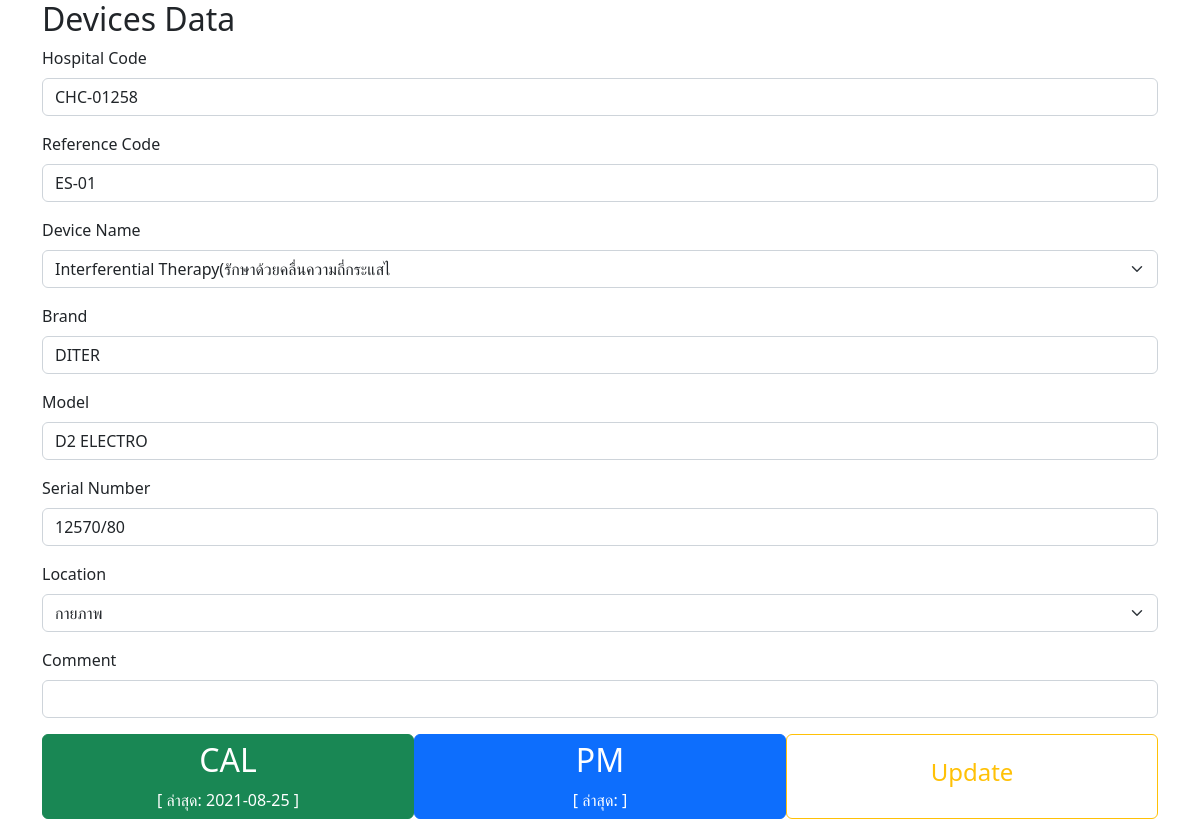
The page /device.php?id=CHC-01258 on the database as committed earlier.
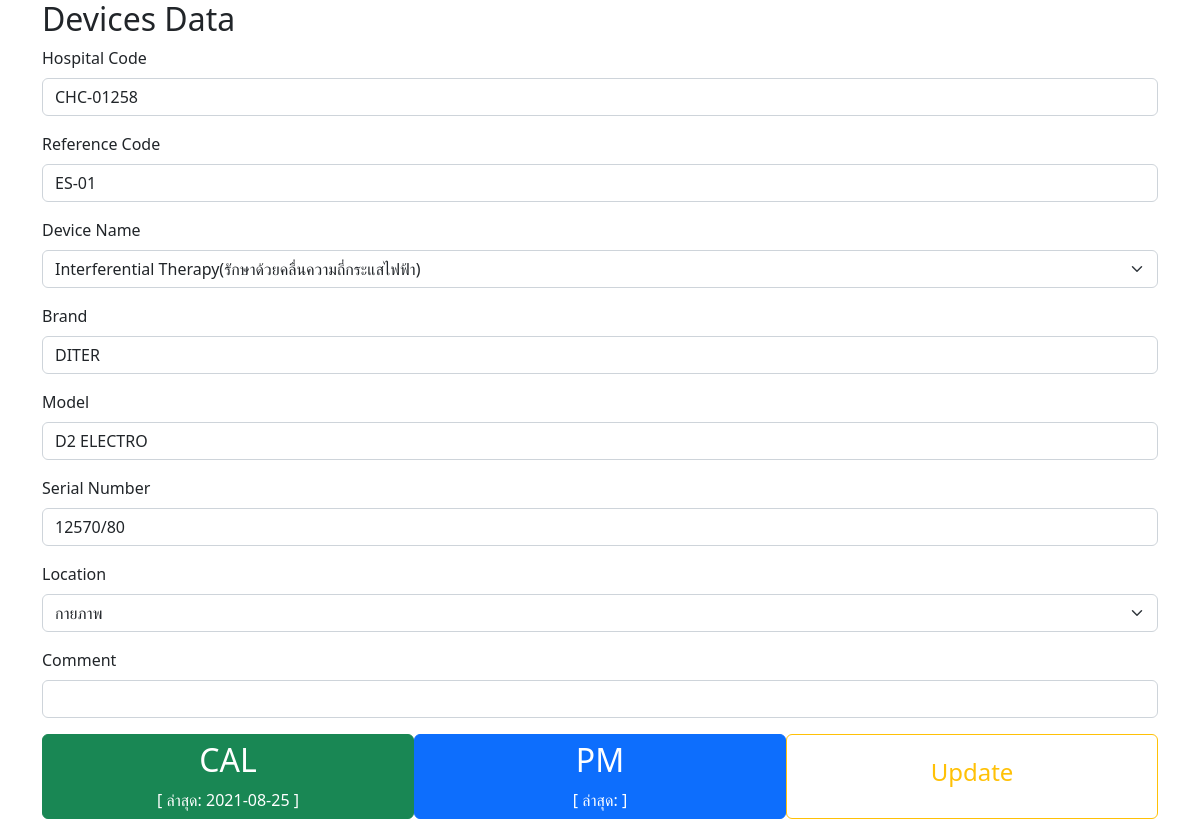
The same page on the database as committed later.
### tables this page shows
CREATE TABLE cpy(
   ID      INTEGER  NOT NULL PRIMARY KEY AUTO_INCREMENT
  ,Code    VARCHAR(20) NOT NULL
  ,Ward    VARCHAR(50)
  ,Name    VARCHAR(100)
  ,Brand   VARCHAR(50)
  ,Model   VARCHAR(50)
  ,SN      VARCHAR(50)
  ,Ref     VARCHAR(50)
  ,Caldate DATE 
  ,Comment VARCHAR(200)
);

### device.php (the view, shortened to what the changed rows need)
<!DOCTYPE html>
<html lang="en">
<head>
    <link rel="stylesheet" href="https://cdn.jsdelivr.net/npm/bootstrap@5.2.0/dist/css/bootstrap.min.css" />
    <link rel="stylesheet" href="https://cdn.jsdelivr.net/npm/bootstrap-icons@1.7.2/font/bootstrap-icons.css" />
    <link rel="stylesheet" href="https://cdnjs.cloudflare.com/ajax/libs/font-awesome/4.7.0/css/font-awesome.min.css" />
</head>
<body>
    <?php
    include_once("conf.php");
    $conn = new mysqli($cpy_server, $cpy_user, $cpy_pass, $cpy_db);
    $device = $_GET['id'];
    $sql = "SELECT * FROM cpy WHERE Code = '" . $device . "'";
    $result = mysqli_query($conn, $sql);
    if ($row = mysqli_fetch_array($result)) {
        if ($row['Name'] == "Bedside Monitor" || $row['Name'] == "Vital Signs Monitor" || $row['Name'] == "Monitor(MRI)" || $row['Name'] == "Monitor CT") {
            $cal_selector = "bsm";
        } elseif ($row['Name'] == "Digital Blood Pressure" || $row['Name'] == "Ambulatory Blood Pressure Monitoring(บันทึกความดัน)") {
            $cal_selector = "nibp";
        } elseif ($row['Name'] == "Ankle brachial index(เครื่องตรวจสมรรถภาพหลอดเลือดแดง)") {
            $cal_selector = "cavi";
        } elseif ($row['Name'] == "Pulse Oximeter") {
            $cal_selector = "po";
        } elseif ($row['Name'] == "Electrocardiograph" || $row['Name'] == "Holter Recorder(บันทึกคลื่นไฟฟ้าหัวใจ)") {
            $cal_selector = "ecg";
        } elseif (
            $row['Name'] == "Blood warmer(เครื่องอุ่นสารให้เลือด)" || $row['Name'] == "Hypo / Hyperthermia" || $row['Name'] == "อ่างแช่พาราฟิน (Parafin Bath)"
            || $row['Name'] == "Cloth warmer(เครื่องอุ่นผ้า)" || $row['Name'] == "Hydrocollator(เครื่องต้มแผ่นให้ความร้อน)"
        ) {
            $cal_selector = "temp";
        } elseif ($row['Name'] == "Infant Incubator(ตู้อบเด็กทารก)" || $row['Name'] == "Infant Warmer (ช่วยเด็กแรกเกิด)" || $row['Name'] == "Radiant warmer(ให้ความอบอุ่นเด็กด้วยแสง)") {
            $cal_selector = "infant_incu";
        } elseif ($row['Name'] == "Centrifuge") {
            $cal_selector = "cen";
        } elseif ($row['Name'] == "Fetal Doppler" || $row['Name'] == "Fetal Monitor(เครื่องฟังเสียงหัวใจเด็ก)") {
            $cal_selector = "fetal";
        } elseif ($row['Name'] == "Electrosurgical Unit (ตัดจี้ด้วยไฟฟ้า)") {
            $cal_selector = "esu";
        } elseif ($row['Name'] == "Sphygmomanometer" || $row['Name'] == "Neopuff" || $row['Name'] == "Aspirators" || $row['Name'] == "Pressure Cuff" || $row['Name'] == "Vacuum Extractor (เครื่องช่วยคลอดโดยใช้แรงดูด)") {
            $cal_selector = "pressure";
        } elseif ($row['Name'] == "Spiro meter") {
            $cal_selector = "spiro";
        } elseif ($row['Name'] == "Traction (ชุดดึงคอและหลังอัตโนมัติ)") {
            $cal_selector = "traction";
        } elseif ($row['Name'] == "PaceMaker (เครื่องกระตุ้นหัวใจ)") {
            $cal_selector = "pace";
        } else {
            $cal_selector = "error";
        }
    ?>
        <form action="update_data.php" method="post">
            <div class="container">
                <h2>Devices Data</h2>
                <div class="mb-3">
                    <label for="hos_code" class="form-label">Hospital Code</label>
                    <input type="text" class="form-control" name="hosp_code" placeholder="CHC-00000" value="<?php echo $row['Code']; ?>" readonly>
                </div>
                <div class="mb-3">
                    <label for="ref_code" class="form-label">Reference Code</label>
                    <input type="text" class="form-control" name="ref_code" placeholder="CPY-XX-00" value="<?php echo $row['Ref']; ?>">
                </div>
                <div class="mb-3">
                    <label for="ref_code" class="form-label">Device Name</label>
                    <select name="name" class="form-select" aria-label="">
                        <option selected><?php echo $row['Name']; ?></option>
                    </select>
                </div>
                <div class="mb-3">
                    <label for="brand" class="form-label">Brand</label>
                    <input type="text" class="form-control" name="brand" placeholder="" value="<?php echo $row['Brand']; ?>">
                </div>
                <div class="mb-3">
                    <label for="model" class="form-label">Model</label>
                    <input type="text" class="form-control" name="model" placeholder="" value="<?php echo $row['Model']; ?>">
                </div>
                <div class="mb-3">
                    <label for="sn" class="form-label">Serial Number</label>
                    <input type="text" class="form-control" name="sn" placeholder="" value="<?php echo $row['SN']; ?>">
                </div>
                <div class="mb-3">
                    <label for="loc" class="form-label">Location</label>
                    <select name="loc" class="form-select" aria-label="">
                        <option selected><?php echo $row['Ward']; ?></option>
                    </select>
                </div>
                <div class="mb-3">
                    <label for="comment" class="form-label">Comment</label>
                    <input type="text" class="form-control" name="comment" placeholder="" value="<?php echo $row['Comment']; ?>">
                </div>
                <div class="d-flex justify-content-between">
                    <button type="button" class="btn btn-success col-4" onclick="window.open('cal_'+'<?php echo $cal_selector ?>'+'.php?Code='+'<?php echo $row['Code']; ?>')">
                        <h2>CAL</h2> [ ล่าสุด: <?php echo $row['Caldate']; ?> ]
                    </button>
                    <button type="button" class="btn btn-primary col-4" onclick="window.open('pm_'+'<?php echo $cal_selector ?>'+'.php?Code='+'<?php echo $row['Code']; ?>')">
                        <h2>PM</h2> [ ล่าสุด: <?php echo $row['PMdate']; ?> ]
                    </button>
                    <button type="submit" class="btn btn-outline-warning col-4"><h4>Update</h4></button>
                </div>
            </div>
        </form>
    <?php
    } else {
        echo "ไม่พบข้อมูล";
    }
    ?>
</body>
</html>

Rows that differ between the two databases and show on the page:
changed cpy "CHC-01258": name "Interferential Therapy(รักษาด้วยคลื่นความถี่กระแสไ" → "Interferential Therapy(รักษาด้วยคลื่นความถี่กระแสไฟฟ้า)"
